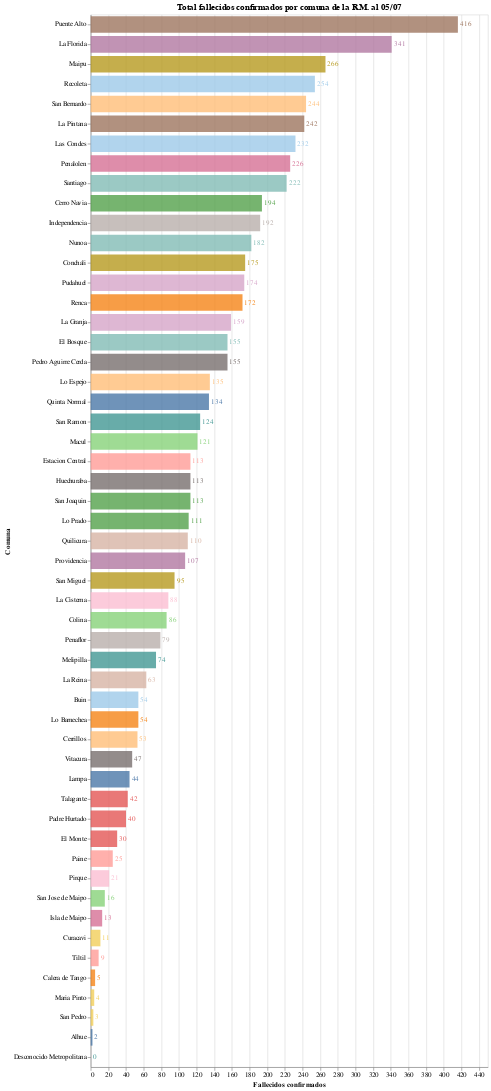

Source (notebook cell):
### Code cell
#hide_input
bars = alt.Chart(county_deaths_RM.drop("Total").reset_index()).mark_bar(opacity=0.8, size=25).encode(
    x = alt.X('Fallecidos confirmados'),
    y = alt.Y('Comuna', sort='-x'),
    tooltip = ['Comuna', 'Poblacion', 'Fallecidos confirmados'],
    color = alt.Color('Comuna', scale=alt.Scale(scheme='tableau20'), legend=None),
)

text = bars.mark_text(
    align='left',
    baseline='middle',
    dx=3  # Nudges text to the right so it doesn't appear on top of the bar
).encode(
    text=alt.Text('Fallecidos confirmados')
)

bars.properties(
    title = f"Total fallecidos confirmados por comuna de la R.M. al {pd.to_datetime(last_date).strftime('%d/%m')}",
    width = 600,
    height = alt.Step(30)
) + text

### Figure 1 — Vega-Lite specification as saved in the notebook (floating-point values rounded to 4 significant figures)
{"config": {"view": {"continuousWidth": 400, "continuousHeight": 300}}, "layer": [{"mark": {"type": "bar", "opacity": 0.8, "size": 25}, "encoding": {"color": {"type": "nominal", "field": "Comuna", "legend": null, "scale": {"scheme": "tableau20"}}, "tooltip": [{"type": "nominal", "field": "Comuna"}, {"type": "quantitative", "field": "Poblacion"}, {"type": "quantitative", "field": "Fallecidos confirmados"}], "x": {"type": "quantitative", "field": "Fallecidos confirmados"}, "y": {"type": "nominal", "field": "Comuna", "sort": "-x"}}, "height": {"step": 30}, "title": "Total fallecidos confirmados por comuna de la R.M. al 05/07", "width": 600}, {"mark": {"type": "text", "align": "left", "baseline": "middle", "dx": 3}, "encoding": {"color": {"type": "nominal", "field": "Comuna", "legend": null, "scale": {"scheme": "tableau20"}}, "text": {"type": "quantitative", "field": "Fallecidos confirmados"}, "tooltip": [{"type": "nominal", "field": "Comuna"}, {"type": "quantitative", "field": "Poblacion"}, {"type": "quantitative", "field": "Fallecidos confirmados"}], "x": {"type": "quantitative", "field": "Fallecidos confirmados"}, "y": {"type": "nominal", "field": "Comuna", "sort": "-x"}}}], "data": {"name": "data-d3f120e11aa09c43ae68fd7fddd78c62"}, "$schema": "https://vega.github.io/schema/vega-lite/v4.8.1.json", "datasets": {"data-d3f120e11aa09c43ae68fd7fddd78c62": [{"Comuna": "Alhue", "Poblacion": 7405.0, "2020-06-12": 0.0, "2020-06-15": 0.0, "2020-06-19": 1.0, "2020-06-23": 1.0, "2020-06-28": 1.0, "2020-07-01": 1.0, "Fallecidos confirmados": 2.0}, {"Comuna": "Buin", "Poblacion": 109600.0, "2020-06-12": 24.0, "2020-06-15": 26.0, "2020-06-19": 32.0, "2020-06-23": 34.0, "2020-06-28": 46.0, "2020-07-01": 49.0, "Fallecidos confirmados": 54.0}, {"Comuna": "Calera de Tango", "Poblacion": 28520.0, "2020-06-12": 0.0, "2020-06-15": 0.0, "2020-06-19": 1.0, "2020-06-23": 2.0, "2020-06-28": 3.0, "2020-07-01": 3.0, "Fallecidos confirmados": 5.0}, {"Comuna": "Cerrillos", "Poblacion": 88960.0, "2020-06-12": 19.0, "2020-06-15": 24.0, "2020-06-19": 31.0, "2020-06-23": 35.0, "2020-06-28": 42.0, "2020-07-01": 51.0, "Fallecidos confirmados": 53.0}, {"Comuna": "Cerro Navia", "Poblacion": 142500.0, "2020-06-12": 77.0, "2020-06-15": 95.0, "2020-06-19": 108.0, "2020-06-23": 122.0, "2020-06-28": 173.0, "2020-07-01": 183.0, "Fallecidos confirmados": 194.0}, {"Comuna": "Colina", "Poblacion": 180400.0, "2020-06-12": 31.0, "2020-06-15": 37.0, "2020-06-19": 42.0, "2020-06-23": 50.0, "2020-06-28": 67.0, "2020-07-01": 75.0, "Fallecidos confirmados": 86.0}, {"Comuna": "Conchali", "Poblacion": 139200.0, "2020-06-12": 69.0, "2020-06-15": 77.0, "2020-06-19": 106.0, "2020-06-23": 118.0, "2020-06-28": 152.0, "2020-07-01": 164.0, "Fallecidos confirmados": 175.0}, {"Comuna": "Curacavi", "Poblacion": 36430.0, "2020-06-12": 4.0, "2020-06-15": 4.0, "2020-06-19": 6.0, "2020-06-23": 6.0, "2020-06-28": 10.0, "2020-07-01": 10.0, "Fallecidos confirmados": 11.0}, {"Comuna": "El Bosque", "Poblacion": 172000.0, "2020-06-12": 47.0, "2020-06-15": 60.0, "2020-06-19": 80.0, "2020-06-23": 88.0, "2020-06-28": 129.0, "2020-07-01": 143.0, "Fallecidos confirmados": 155.0}, {"Comuna": "El Monte", "Poblacion": 40010.0, "2020-06-12": 6.0, "2020-06-15": 6.0, "2020-06-19": 13.0, "2020-06-23": 13.0, "2020-06-28": 23.0, "2020-07-01": 26.0, "Fallecidos confirmados": 30.0}, {"Comuna": "Estacion Central", "Poblacion": 206800.0, "2020-06-12": 41.0, "2020-06-15": 46.0, "2020-06-19": 67.0, "2020-06-23": 72.0, "2020-06-28": 95.0, "2020-07-01": 99.0, "Fallecidos confirmados": 113.0}, {"Comuna": "Huechuraba", "Poblacion": 112500.0, "2020-06-12": 52.0, "2020-06-15": 63.0, "2020-06-19": 72.0, "2020-06-23": 84.0, "2020-06-28": 102.0, "2020-07-01": 106.0, "Fallecidos confirmados": 113.0}, {"Comuna": "Independencia", "Poblacion": 142100.0, "2020-06-12": 111.0, "2020-06-15": 123.0, "2020-06-19": 144.0, "2020-06-23": 154.0, "2020-06-28": 165.0, "2020-07-01": 176.0, "Fallecidos confirmados": 192.0}, {"Comuna": "Isla de Maipo", "Poblacion": 40170.0, "2020-06-12": 6.0, "2020-06-15": 9.0, "2020-06-19": 12.0, "2020-06-23": 12.0, "2020-06-28": 13.0, "2020-07-01": 13.0, "Fallecidos confirmados": 13.0}, {"Comuna": "La Cisterna", "Poblacion": 100400.0, "2020-06-12": 32.0, "2020-06-15": 42.0, "2020-06-19": 50.0, "2020-06-23": 59.0, "2020-06-28": 81.0, "2020-07-01": 86.0, "Fallecidos confirmados": 88.0}, {"Comuna": "La Florida", "Poblacion": 402400.0, "2020-06-12": 157.0, "2020-06-15": 171.0, "2020-06-19": 198.0, "2020-06-23": 218.0, "2020-06-28": 289.0, "2020-07-01": 310.0, "Fallecidos confirmados": 341.0}, {"Comuna": "La Granja", "Poblacion": 122600.0, "2020-06-12": 72.0, "2020-06-15": 88.0, "2020-06-19": 102.0, "2020-06-23": 111.0, "2020-06-28": 142.0, "2020-07-01": 151.0, "Fallecidos confirmados": 159.0}, {"Comuna": "La Pintana", "Poblacion": 189300.0, "2020-06-12": 78.0, "2020-06-15": 92.0, "2020-06-19": 123.0, "2020-06-23": 138.0, "2020-06-28": 201.0, "2020-07-01": 212.0, "Fallecidos confirmados": 242.0}, {"Comuna": "La Reina", "Poblacion": 100300.0, "2020-06-12": 28.0, "2020-06-15": 33.0, "2020-06-19": 39.0, "2020-06-23": 41.0, "2020-06-28": 53.0, "2020-07-01": 58.0, "Fallecidos confirmados": 63.0}, {"Comuna": "Lampa", "Poblacion": 126900.0, "2020-06-12": 18.0, "2020-06-15": 20.0, "2020-06-19": 25.0, "2020-06-23": 29.0, "2020-06-28": 35.0, "2020-07-01": 39.0, "Fallecidos confirmados": 44.0}, {"Comuna": "Las Condes", "Poblacion": 330800.0, "2020-06-12": 94.0, "2020-06-15": 101.0, "2020-06-19": 114.0, "2020-06-23": 128.0, "2020-06-28": 189.0, "2020-07-01": 209.0, "Fallecidos confirmados": 232.0}, {"Comuna": "Lo Barnechea", "Poblacion": 124100.0, "2020-06-12": 19.0, "2020-06-15": 21.0, "2020-06-19": 31.0, "2020-06-23": 35.0, "2020-06-28": 45.0, "2020-07-01": 47.0, "Fallecidos confirmados": 54.0}, {"Comuna": "Lo Espejo", "Poblacion": 103900.0, "2020-06-12": 55.0, "2020-06-15": 60.0, "2020-06-19": 82.0, "2020-06-23": 87.0, "2020-06-28": 112.0, "2020-07-01": 125.0, "Fallecidos confirmados": 135.0}, {"Comuna": "Lo Prado", "Poblacion": 104400.0, "2020-06-12": 45.0, "2020-06-15": 50.0, "2020-06-19": 62.0, "2020-06-23": 66.0, "2020-06-28": 92.0, "2020-07-01": 105.0, "Fallecidos confirmados": 111.0}, {"Comuna": "Macul", "Poblacion": 134600.0, "2020-06-12": 48.0, "2020-06-15": 56.0, "2020-06-19": 65.0, "2020-06-23": 71.0, "2020-06-28": 103.0, "2020-07-01": 111.0, "Fallecidos confirmados": 121.0}, {"Comuna": "Maipu", "Poblacion": 578600.0, "2020-06-12": 113.0, "2020-06-15": 130.0, "2020-06-19": 155.0, "2020-06-23": 180.0, "2020-06-28": 229.0, "2020-07-01": 246.0, "Fallecidos confirmados": 266.0}, {"Comuna": "Maria Pinto", "Poblacion": 14930.0, "2020-06-12": 1.0, "2020-06-15": 1.0, "2020-06-19": 1.0, "2020-06-23": 1.0, "2020-06-28": 1.0, "2020-07-01": 3.0, "Fallecidos confirmados": 4.0}, {"Comuna": "Melipilla", "Poblacion": 141600.0, "2020-06-12": 24.0, "2020-06-15": 29.0, "2020-06-19": 41.0, "2020-06-23": 42.0, "2020-06-28": 58.0, "2020-07-01": 61.0, "Fallecidos confirmados": 74.0}, {"Comuna": "Nunoa", "Poblacion": 250200.0, "2020-06-12": 65.0, "2020-06-15": 74.0, "2020-06-19": 100.0, "2020-06-23": 111.0, "2020-06-28": 161.0, "2020-07-01": 174.0, "Fallecidos confirmados": 182.0}, {"Comuna": "Padre Hurtado", "Poblacion": 74190.0, "2020-06-12": 16.0, "2020-06-15": 18.0, "2020-06-19": 20.0, "2020-06-23": 24.0, "2020-06-28": 37.0, "2020-07-01": 39.0, "Fallecidos confirmados": 40.0}, {"Comuna": "Paine", "Poblacion": 82770.0, "2020-06-12": 5.0, "2020-06-15": 6.0, "2020-06-19": 8.0, "2020-06-23": 12.0, "2020-06-28": 19.0, "2020-07-01": 23.0, "Fallecidos confirmados": 25.0}, {"Comuna": "Pedro Aguirre Cerda", "Poblacion": 107800.0, "2020-06-12": 48.0, "2020-06-15": 55.0, "2020-06-19": 83.0, "2020-06-23": 95.0, "2020-06-28": 140.0, "2020-07-01": 146.0, "Fallecidos confirmados": 155.0}, {"Comuna": "Penaflor", "Poblacion": 101100.0, "2020-06-12": 21.0, "2020-06-15": 25.0, "2020-06-19": 34.0, "2020-06-23": 37.0, "2020-06-28": 67.0, "2020-07-01": 71.0, "Fallecidos confirmados": 79.0}, {"Comuna": "Penalolen", "Poblacion": 266800.0, "2020-06-12": 93.0, "2020-06-15": 113.0, "2020-06-19": 137.0, "2020-06-23": 147.0, "2020-06-28": 192.0, "2020-07-01": 202.0, "Fallecidos confirmados": 226.0}, {"Comuna": "Pirque", "Poblacion": 30430.0, "2020-06-12": 1.0, "2020-06-15": 2.0, "2020-06-19": 6.0, "2020-06-23": 6.0, "2020-06-28": 8.0, "2020-07-01": 10.0, "Fallecidos confirmados": 21.0}, {"Comuna": "Providencia", "Poblacion": 157700.0, "2020-06-12": 53.0, "2020-06-15": 61.0, "2020-06-19": 69.0, "2020-06-23": 74.0, "2020-06-28": 84.0, "2020-07-01": 96.0, "Fallecidos confirmados": 107.0}, {"Comuna": "Pudahuel", "Poblacion": 253100.0, "2020-06-12": 68.0, "2020-06-15": 85.0, "2020-06-19": 96.0, "2020-06-23": 108.0, "2020-06-28": 144.0, "2020-07-01": 156.0, "Fallecidos confirmados": 174.0}, {"Comuna": "Puente Alto", "Poblacion": 645900.0, "2020-06-12": 156.0, "2020-06-15": 183.0, "2020-06-19": 231.0, "2020-06-23": 252.0, "2020-06-28": 341.0, "2020-07-01": 368.0, "Fallecidos confirmados": 416.0}, {"Comuna": "Quilicura", "Poblacion": 254700.0, "2020-06-12": 47.0, "2020-06-15": 53.0, "2020-06-19": 62.0, "2020-06-23": 69.0, "2020-06-28": 91.0, "2020-07-01": 99.0, "Fallecidos confirmados": 110.0}, {"Comuna": "Quinta Normal", "Poblacion": 136400.0, "2020-06-12": 57.0, "2020-06-15": 68.0, "2020-06-19": 83.0, "2020-06-23": 89.0, "2020-06-28": 116.0, "2020-07-01": 128.0, "Fallecidos confirmados": 134.0}, {"Comuna": "Recoleta", "Poblacion": 190100.0, "2020-06-12": 106.0, "2020-06-15": 135.0, "2020-06-19": 165.0, "2020-06-23": 171.0, "2020-06-28": 227.0, "2020-07-01": 239.0, "Fallecidos confirmados": 254.0}, {"Comuna": "Renca", "Poblacion": 160800.0, "2020-06-12": 55.0, "2020-06-15": 71.0, "2020-06-19": 95.0, "2020-06-23": 99.0, "2020-06-28": 142.0, "2020-07-01": 160.0, "Fallecidos confirmados": 172.0}, {"Comuna": "San Bernardo", "Poblacion": 334800.0, "2020-06-12": 91.0, "2020-06-15": 115.0, "2020-06-19": 144.0, "2020-06-23": 158.0, "2020-06-28": 207.0, "2020-07-01": 225.0, "Fallecidos confirmados": 244.0}, {"Comuna": "San Joaquin", "Poblacion": 103500.0, "2020-06-12": 55.0, "2020-06-15": 62.0, "2020-06-19": 73.0, "2020-06-23": 77.0, "2020-06-28": 100.0, "2020-07-01": 104.0, "Fallecidos confirmados": 113.0}, {"Comuna": "San Jose de Maipo", "Poblacion": 18640.0, "2020-06-12": 14.0, "2020-06-15": 14.0, "2020-06-19": 13.0, "2020-06-23": 13.0, "2020-06-28": 15.0, "2020-07-01": 15.0, "Fallecidos confirmados": 16.0}, {"Comuna": "San Miguel", "Poblacion": 133100.0, "2020-06-12": 47.0, "2020-06-15": 50.0, "2020-06-19": 61.0, "2020-06-23": 70.0, "2020-06-28": 85.0, "2020-07-01": 93.0, "Fallecidos confirmados": 95.0}, {"Comuna": "San Pedro", "Poblacion": 11950.0, "2020-06-12": 2.0, "2020-06-15": 2.0, "2020-06-19": 3.0, "2020-06-23": 3.0, "2020-06-28": 3.0, "2020-07-01": 3.0, "Fallecidos confirmados": 3.0}, {"Comuna": "San Ramon", "Poblacion": 86510.0, "2020-06-12": 71.0, "2020-06-15": 76.0, "2020-06-19": 87.0, "2020-06-23": 97.0, "2020-06-28": 102.0, "2020-07-01": 112.0, "Fallecidos confirmados": 124.0}, {"Comuna": "Santiago", "Poblacion": 503100.0, "2020-06-12": 105.0, "2020-06-15": 117.0, "2020-06-19": 141.0, "2020-06-23": 150.0, "2020-06-28": 180.0, "2020-07-01": 198.0, "Fallecidos confirmados": 222.0}, {"Comuna": "Talagante", "Poblacion": 81840.0, "2020-06-12": 9.0, "2020-06-15": 13.0, "2020-06-19": 15.0, "2020-06-23": 20.0, "2020-06-28": 32.0, "2020-07-01": 39.0, "Fallecidos confirmados": 42.0}, {"Comuna": "Tiltil", "Poblacion": 21480.0, "2020-06-12": 3.0, "2020-06-15": 4.0, "2020-06-19": 5.0, "2020-06-23": 6.0, "2020-06-28": 9.0, "2020-07-01": 9.0, "Fallecidos confirmados": 9.0}, {"Comuna": "Vitacura", "Poblacion": 96770.0, "2020-06-12": 14.0, "2020-06-15": 18.0, "2020-06-19": 24.0, "2020-06-23": 25.0, "2020-06-28": 37.0, "2020-07-01": 40.0, "Fallecidos confirmados": 47.0}, {"Comuna": "Desconocido Metropolitana", "Poblacion": null, "2020-06-12": null, "2020-06-15": null, "2020-06-19": 0.0, "2020-06-23": 0.0, "2020-06-28": 0.0, "2020-07-01": 0.0, "Fallecidos confirmados": 0.0}]}}
